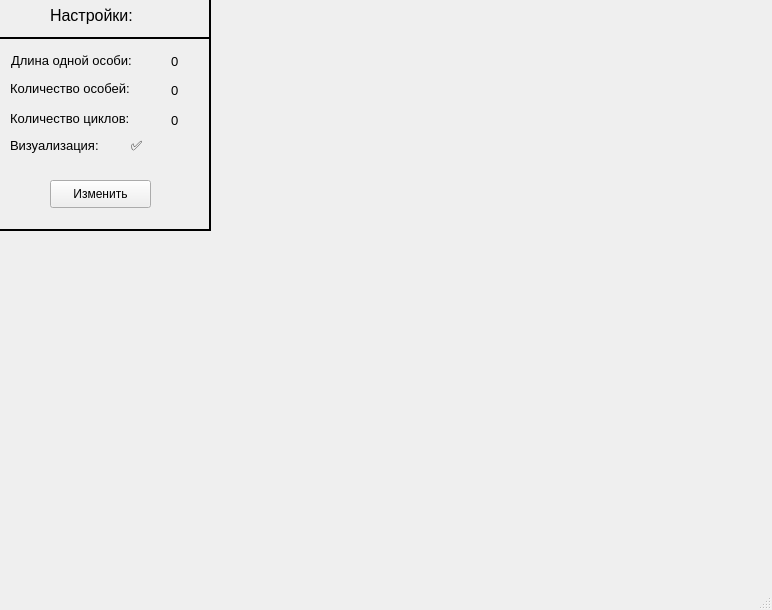
<?xml version="1.0" encoding="UTF-8"?>
<ui version="4.0">
 <class>MainWindow</class>
 <widget class="QMainWindow" name="MainWindow">
  <property name="geometry">
   <rect>
    <x>0</x>
    <y>0</y>
    <width>772</width>
    <height>610</height>
   </rect>
  </property>
  <property name="windowTitle">
   <string>Имитация генетическго алгоритма</string>
  </property>
  <widget class="QWidget" name="centralwidget">
   <widget class="Line" name="line">
    <property name="geometry">
     <rect>
      <x>-10</x>
      <y>220</y>
      <width>221</width>
      <height>21</height>
     </rect>
    </property>
    <property name="frameShadow">
     <enum>QFrame::Plain</enum>
    </property>
    <property name="lineWidth">
     <number>2</number>
    </property>
    <property name="midLineWidth">
     <number>1</number>
    </property>
    <property name="orientation">
     <enum>Qt::Horizontal</enum>
    </property>
   </widget>
   <widget class="Line" name="line_2">
    <property name="geometry">
     <rect>
      <x>200</x>
      <y>-20</y>
      <width>20</width>
      <height>251</height>
     </rect>
    </property>
    <property name="frameShadow">
     <enum>QFrame::Plain</enum>
    </property>
    <property name="lineWidth">
     <number>2</number>
    </property>
    <property name="orientation">
     <enum>Qt::Vertical</enum>
    </property>
   </widget>
   <widget class="QLabel" name="label">
    <property name="geometry">
     <rect>
      <x>50</x>
      <y>0</y>
      <width>111</width>
      <height>31</height>
     </rect>
    </property>
    <property name="font">
     <font>
      <pointsize>12</pointsize>
     </font>
    </property>
    <property name="frameShape">
     <enum>QFrame::NoFrame</enum>
    </property>
    <property name="frameShadow">
     <enum>QFrame::Plain</enum>
    </property>
    <property name="lineWidth">
     <number>1</number>
    </property>
    <property name="midLineWidth">
     <number>0</number>
    </property>
    <property name="text">
     <string>Настройки:</string>
    </property>
   </widget>
   <widget class="QLabel" name="lebel_set_len">
    <property name="geometry">
     <rect>
      <x>10</x>
      <y>50</y>
      <width>161</width>
      <height>21</height>
     </rect>
    </property>
    <property name="font">
     <font>
      <pointsize>10</pointsize>
     </font>
    </property>
    <property name="text">
     <string>Длина одной особи:</string>
    </property>
    <property name="margin">
     <number>-1</number>
    </property>
    <property name="indent">
     <number>1</number>
    </property>
   </widget>
   <widget class="QLabel" name="lebel_set_cnt">
    <property name="geometry">
     <rect>
      <x>10</x>
      <y>80</y>
      <width>161</width>
      <height>16</height>
     </rect>
    </property>
    <property name="font">
     <font>
      <pointsize>10</pointsize>
     </font>
    </property>
    <property name="text">
     <string>Количество особей:</string>
    </property>
   </widget>
   <widget class="Line" name="line_3">
    <property name="geometry">
     <rect>
      <x>-10</x>
      <y>30</y>
      <width>221</width>
      <height>16</height>
     </rect>
    </property>
    <property name="frameShadow">
     <enum>QFrame::Plain</enum>
    </property>
    <property name="lineWidth">
     <number>2</number>
    </property>
    <property name="orientation">
     <enum>Qt::Horizontal</enum>
    </property>
   </widget>
   <widget class="QLabel" name="lebel_set_vis">
    <property name="geometry">
     <rect>
      <x>10</x>
      <y>130</y>
      <width>121</width>
      <height>31</height>
     </rect>
    </property>
    <property name="font">
     <font>
      <pointsize>10</pointsize>
     </font>
    </property>
    <property name="text">
     <string>Визуализация:</string>
    </property>
   </widget>
   <widget class="QLabel" name="set_len">
    <property name="geometry">
     <rect>
      <x>170</x>
      <y>51</y>
      <width>31</width>
      <height>20</height>
     </rect>
    </property>
    <property name="font">
     <font>
      <pointsize>10</pointsize>
     </font>
    </property>
    <property name="toolTipDuration">
     <number>-1</number>
    </property>
    <property name="lineWidth">
     <number>1</number>
    </property>
    <property name="midLineWidth">
     <number>0</number>
    </property>
    <property name="text">
     <string>0</string>
    </property>
    <property name="textFormat">
     <enum>Qt::AutoText</enum>
    </property>
    <property name="scaledContents">
     <bool>false</bool>
    </property>
    <property name="margin">
     <number>2</number>
    </property>
    <property name="indent">
     <number>1</number>
    </property>
   </widget>
   <widget class="QLabel" name="set_cnt">
    <property name="geometry">
     <rect>
      <x>170</x>
      <y>80</y>
      <width>31</width>
      <height>20</height>
     </rect>
    </property>
    <property name="font">
     <font>
      <pointsize>10</pointsize>
     </font>
    </property>
    <property name="toolTipDuration">
     <number>-1</number>
    </property>
    <property name="lineWidth">
     <number>1</number>
    </property>
    <property name="midLineWidth">
     <number>0</number>
    </property>
    <property name="text">
     <string>0</string>
    </property>
    <property name="textFormat">
     <enum>Qt::AutoText</enum>
    </property>
    <property name="scaledContents">
     <bool>false</bool>
    </property>
    <property name="margin">
     <number>2</number>
    </property>
    <property name="indent">
     <number>1</number>
    </property>
   </widget>
   <widget class="QLabel" name="set_loop">
    <property name="geometry">
     <rect>
      <x>10</x>
      <y>110</y>
      <width>161</width>
      <height>16</height>
     </rect>
    </property>
    <property name="font">
     <font>
      <pointsize>10</pointsize>
     </font>
    </property>
    <property name="text">
     <string>Количество циклов:</string>
    </property>
   </widget>
   <widget class="QLabel" name="set_loop_cnt">
    <property name="geometry">
     <rect>
      <x>170</x>
      <y>110</y>
      <width>31</width>
      <height>20</height>
     </rect>
    </property>
    <property name="font">
     <font>
      <pointsize>10</pointsize>
     </font>
    </property>
    <property name="toolTipDuration">
     <number>-1</number>
    </property>
    <property name="lineWidth">
     <number>1</number>
    </property>
    <property name="midLineWidth">
     <number>0</number>
    </property>
    <property name="text">
     <string>0</string>
    </property>
    <property name="textFormat">
     <enum>Qt::AutoText</enum>
    </property>
    <property name="scaledContents">
     <bool>false</bool>
    </property>
    <property name="margin">
     <number>2</number>
    </property>
    <property name="indent">
     <number>1</number>
    </property>
   </widget>
   <widget class="QLabel" name="set_check_vis">
    <property name="geometry">
     <rect>
      <x>130</x>
      <y>135</y>
      <width>31</width>
      <height>21</height>
     </rect>
    </property>
    <property name="font">
     <font>
      <pointsize>10</pointsize>
     </font>
    </property>
    <property name="toolTipDuration">
     <number>-1</number>
    </property>
    <property name="lineWidth">
     <number>1</number>
    </property>
    <property name="midLineWidth">
     <number>0</number>
    </property>
    <property name="text">
     <string>✅</string>
    </property>
    <property name="textFormat">
     <enum>Qt::AutoText</enum>
    </property>
    <property name="scaledContents">
     <bool>false</bool>
    </property>
    <property name="margin">
     <number>2</number>
    </property>
    <property name="indent">
     <number>1</number>
    </property>
   </widget>
   <widget class="QPushButton" name="text_setting_btn">
    <property name="geometry">
     <rect>
      <x>50</x>
      <y>180</y>
      <width>101</width>
      <height>28</height>
     </rect>
    </property>
    <property name="text">
     <string>Изменить</string>
    </property>
   </widget>
  </widget>
  <widget class="QMenuBar" name="menubar">
   <property name="geometry">
    <rect>
     <x>0</x>
     <y>0</y>
     <width>772</width>
     <height>26</height>
    </rect>
   </property>
  </widget>
  <widget class="QStatusBar" name="statusbar"/>
 </widget>
 <resources/>
 <connections/>
</ui>
